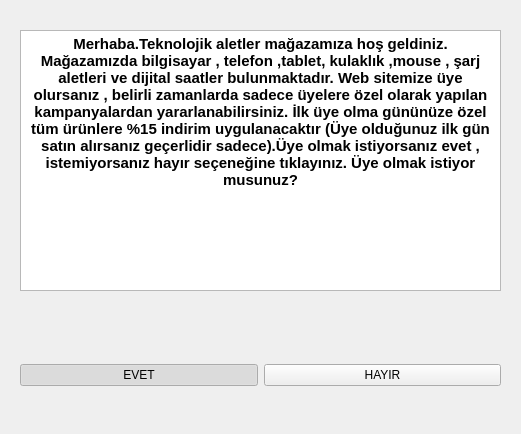
<?xml version="1.0" encoding="UTF-8"?>
<ui version="4.0">
 <class>Form</class>
 <widget class="QWidget" name="Form">
  <property name="geometry">
   <rect>
    <x>0</x>
    <y>0</y>
    <width>521</width>
    <height>434</height>
   </rect>
  </property>
  <property name="windowTitle">
   <string>Form</string>
  </property>
  <property name="autoFillBackground">
   <bool>false</bool>
  </property>
  <property name="styleSheet">
   <string notr="true"/>
  </property>
  <widget class="QTextEdit" name="txt_edt_yazi">
   <property name="geometry">
    <rect>
     <x>20</x>
     <y>30</y>
     <width>481</width>
     <height>261</height>
    </rect>
   </property>
   <property name="styleSheet">
    <string notr="true"/>
   </property>
   <property name="html">
    <string>&lt;!DOCTYPE HTML PUBLIC &quot;-//W3C//DTD HTML 4.0//EN&quot; &quot;http://www.w3.org/TR/REC-html40/strict.dtd&quot;&gt;
&lt;html&gt;&lt;head&gt;&lt;meta name=&quot;qrichtext&quot; content=&quot;1&quot; /&gt;&lt;style type=&quot;text/css&quot;&gt;
p, li { white-space: pre-wrap; }
&lt;/style&gt;&lt;/head&gt;&lt;body style=&quot; font-family:'MS Shell Dlg 2'; font-size:7.8pt; font-weight:400; font-style:normal;&quot;&gt;
&lt;p align=&quot;center&quot; style=&quot; margin-top:0px; margin-bottom:0px; margin-left:0px; margin-right:0px; -qt-block-indent:0; text-indent:0px;&quot;&gt;&lt;span style=&quot; font-size:11pt; font-weight:600;&quot;&gt;Merhaba.Teknolojik aletler mağazamıza hoş geldiniz. Mağazamızda bilgisayar , telefon ,tablet, kulaklık ,mouse , şarj aletleri ve dijital saatler bulunmaktadır. Web sitemize üye olursanız , belirli zamanlarda sadece üyelere özel olarak yapılan kampanyalardan yararlanabilirsiniz. İlk üye olma gününüze özel tüm ürünlere %15 indirim uygulanacaktır (Üye olduğunuz ilk gün satın alırsanız geçerlidir sadece).Üye olmak istiyorsanız evet , istemiyorsanız hayır seçeneğine tıklayınız. Üye olmak istiyor musunuz?&lt;/span&gt;&lt;/p&gt;&lt;/body&gt;&lt;/html&gt;</string>
   </property>
  </widget>
  <widget class="QWidget" name="layoutWidget">
   <property name="geometry">
    <rect>
     <x>20</x>
     <y>350</y>
     <width>481</width>
     <height>51</height>
    </rect>
   </property>
   <layout class="QHBoxLayout" name="horizontalLayout">
    <item>
     <widget class="QPushButton" name="pushButton">
      <property name="text">
       <string>EVET</string>
      </property>
      <property name="checkable">
       <bool>true</bool>
      </property>
      <property name="checked">
       <bool>true</bool>
      </property>
     </widget>
    </item>
    <item>
     <widget class="QPushButton" name="pushButton_2">
      <property name="text">
       <string>HAYIR</string>
      </property>
     </widget>
    </item>
   </layout>
  </widget>
 </widget>
 <resources>
  <include location="../../../../Downloads/teknolojik_urunler.png"/>
  <include location="../../../../Downloads/teknolojik_urunler.qrc"/>
  <include location="../../../../Downloads/icons8-multiple-devices-50.qrc"/>
 </resources>
 <connections/>
</ui>
